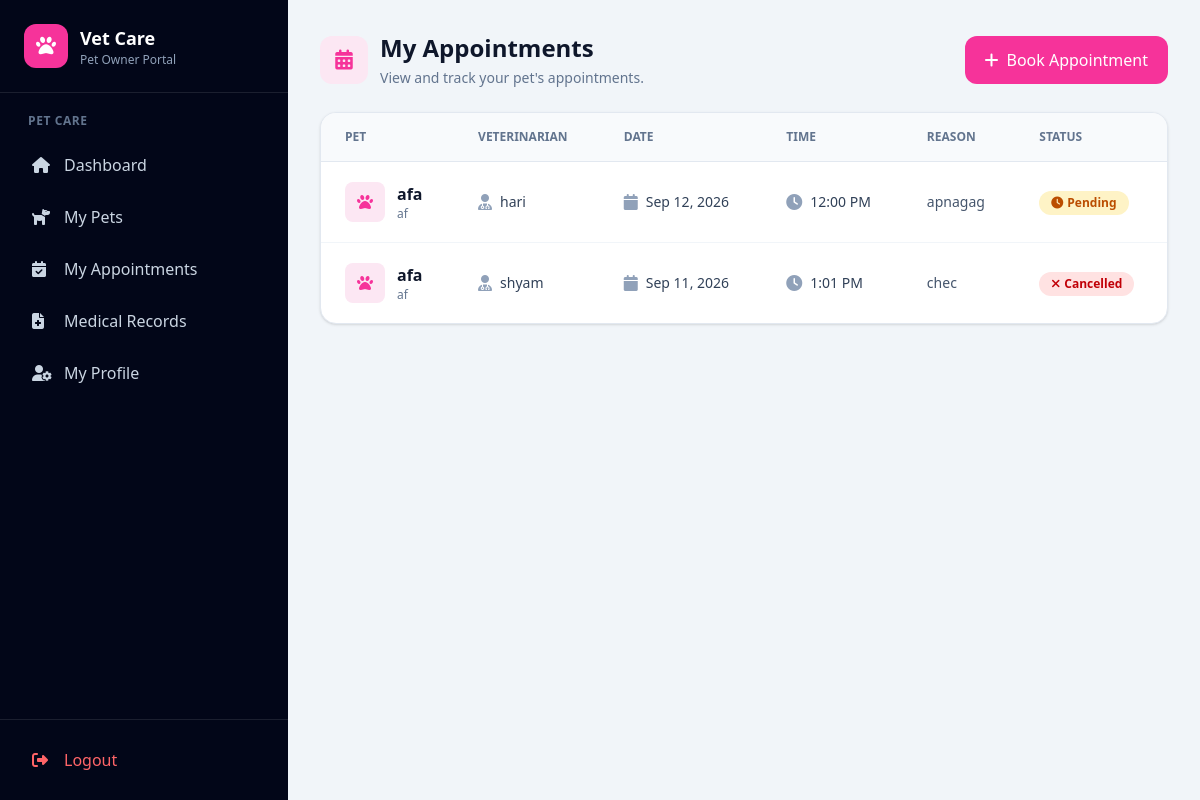
The app's page /appointments/appointments/ (signed in), older data.
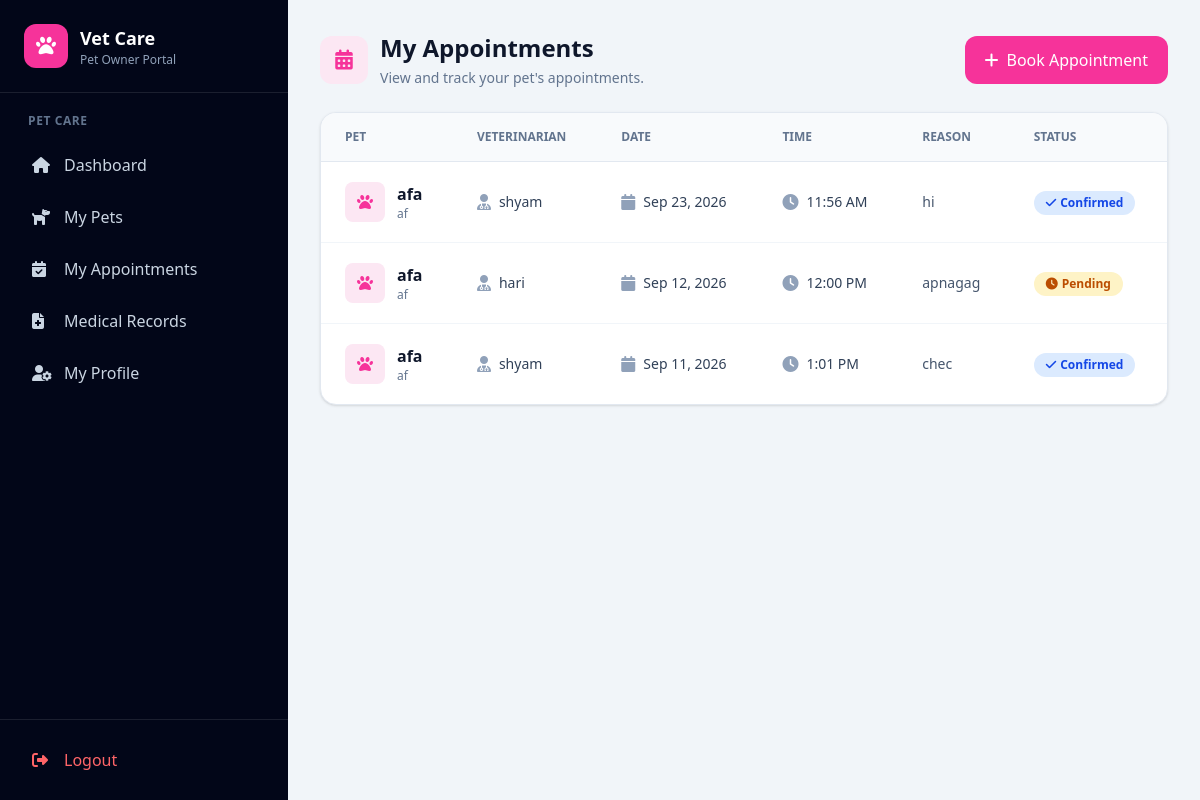
The same page, newer data.
### appointment/models.py (models this page shows, shortened)
class Appointment(models.Model):
    STATUS_CHOICES = (
        ("PENDING", "Pending"),
        ("CONFIRMED", "Confirmed"),
        ("COMPLETED", "Completed"),
        ("CANCELLED", "Cancelled"),
    )
    animal = models.ForeignKey(
        Animal,  # Updated model reference
        on_delete=models.CASCADE,
        related_name="appointments"
    )
    veterinarian = models.ForeignKey(
        User,
        on_delete=models.SET_NULL,
        null=True,
        blank=True,
        related_name="vet_appointments",
        limit_choices_to={"role": User.VETERINARIAN}
    )
    appointment_date = models.DateField()
    appointment_time = models.TimeField()
    reason = models.TextField()
    status = models.CharField(
        max_length=20,
        choices=STATUS_CHOICES,
        default="PENDING"
    )
    notes = models.TextField(
        blank=True,
        null=True
    )
    created_at = models.DateTimeField(
        auto_now_add=True
    )
    updated_at = models.DateTimeField(
        auto_now=True
    )

### animal/models.py (models this page shows, shortened)
class Animal(models.Model):
    owner = models.ForeignKey(
        User,
        on_delete=models.CASCADE,
        related_name="animals",
        null=True,
        blank=True
    )
    name = models.CharField(max_length=100)
    species = models.CharField(max_length=100)
    breed = models.CharField(
        max_length=100,
        blank=True,
        null=True
    )
    age = models.PositiveIntegerField(
        blank=True,
        null=True
    )
    created_at = models.DateTimeField(
        auto_now_add=True
    )

### account/models.py (models this page shows, shortened)
class User(AbstractUser):
    ADMIN = "ADMIN"
    VETERINARIAN = "VETERINARIAN"
    PET_OWNER = "PET_OWNER"
    ROLE_CHOICES = [
        (ADMIN, "Admin"),
        (VETERINARIAN, "Veterinarian"),
        (PET_OWNER, "Pet Owner"),
    ]
    role = models.CharField(
        max_length=20,
        choices=ROLE_CHOICES,
        default=PET_OWNER
    )
    phone = models.CharField(
        max_length=15,
        blank=True,
        null=True
    )
    address = models.TextField(
        blank=True,
        null=True
    )
    created_at = models.DateTimeField(
        auto_now_add=True
    )
    updated_at = models.DateTimeField(
        auto_now=True
    )

### appointment/views.py (the view)
@login_required
def owner_appointment_list(request):
    if request.user.role != User.PET_OWNER:
        messages.error(
            request,
            "You are not authorized to view appointments."
        )
        return redirect("dashboard")
    appointments = (
        Appointment.objects
        .filter(animal__owner=request.user)
        .select_related("animal", "veterinarian")
        .order_by(
            "-appointment_date",
            "-appointment_time"
        )
    )
    context = {
        "appointments": appointments,
    }
    return render(
        request,
        "appointment/owner_appointments.html",
        context
    )

### appointment/templates/appointment/owner_appointments.html (shortened to what the changed rows need)
{% extends "ownerbase.html" %}
{% block content %}
<div class="max-w-7xl mx-auto">
    <div class="flex flex-col sm:flex-row
                sm:items-center
                sm:justify-between
                gap-4 mb-6">
        <div>
            <div class="flex items-center gap-3">
                <div>
                    <h1 class="text-2xl font-bold text-slate-900">
                        My Appointments
                    </h1>
                </div>
            </div>
        </div>
    </div>
    {% if appointments %}
        <div class="hidden md:block
                    bg-white
                    rounded-2xl
                    border border-slate-200
                    shadow-sm
                    overflow-hidden">
            <div class="overflow-x-auto">
                <table class="w-full">
                    <thead class="bg-slate-50
                                  border-b border-slate-200">
                        <tr>
                            <th class="text-left
                                       px-6 py-4
                                       text-xs font-semibold
                                       text-slate-500
                                       uppercase">
                                Pet
                            </th>
                            <th class="text-left
                                       px-6 py-4
                                       text-xs font-semibold
                                       text-slate-500
                                       uppercase">
                                Veterinarian
                            </th>
                            <th class="text-left
                                       px-6 py-4
                                       text-xs font-semibold
                                       text-slate-500
                                       uppercase">
                                Date
                            </th>
                            <th class="text-left
                                       px-6 py-4
                                       text-xs font-semibold
                                       text-slate-500
                                       uppercase">
                                Time
                            </th>
                            <th class="text-left
                                       px-6 py-4
                                       text-xs font-semibold
                                       text-slate-500
                                       uppercase">
                                Reason
                            </th>
                            <th class="text-left
                                       px-6 py-4
                                       text-xs font-semibold
                                       text-slate-500
                                       uppercase">
                                Status
                            </th>
                        </tr>
                    </thead>
                    <tbody class="divide-y divide-slate-100">
                        {% for appointment in appointments %}
                            <tr class="hover:bg-slate-50">
                                <td class="px-6 py-5">
                                    <div class="flex items-center gap-3">
                                        <div class="w-10 h-10
                                                    rounded-lg
                                                    bg-pink-100
                                                    text-pink-500
                                                    flex items-center justify-center">
                                            <i class="fa-solid fa-paw"></i>
                                        </div>
                                        <div>
                                            <p class="font-semibold
                                                      text-slate-900">
                                                {{ appointment.animal.name }}
                                            </p>
                                            <p class="text-xs
                                                      text-slate-500">
                                                {{ appointment.animal.species }}
                                            </p>
                                        </div>
                                    </div>
                                </td>
                                <td class="px-6 py-5">
                                    {% if appointment.veterinarian %}
                                        <div class="flex items-center gap-2">
                                            <i class="fa-solid fa-user-doctor
                                                      text-slate-400"></i>
                                            <span class="text-sm
                                                         text-slate-700">
                                                {{ appointment.veterinarian.get_full_name|default:appointment.veterinarian.username }}
                                            </span>
                                        </div>
                                    {% else %}
                                        <span class="text-sm text-slate-400">
                                            Not assigned
                                        </span>
                                    {% endif %}
                                </td>
                                <td class="px-6 py-5">
                                    <div class="flex items-center gap-2">
                                        <i class="fa-solid fa-calendar
                                                  text-slate-400"></i>
                                        <span class="text-sm
                                                     text-slate-700">
                                            {{ appointment.appointment_date|date:"M d, Y" }}
                                        </span>
                                    </div>
                                </td>
                                <td class="px-6 py-5">
                                    <div class="flex items-center gap-2">
                                        <i class="fa-solid fa-clock
                                                  text-slate-400"></i>
                                        <span class="text-sm
                                                     text-slate-700">
                                            {{ appointment.appointment_time|time:"g:i A" }}
                                        </span>
                                    </div>
                                </td>
                                <td class="px-6 py-5 max-w-xs">
                                    <p class="text-sm
                                              text-slate-600
                                              truncate">
                                        {{ appointment.reason }}
                                    </p>
                                </td>
                                <td class="px-6 py-5">
                                    {% if appointment.status == "PENDING" %}
                                        <span class="inline-flex
                                                     items-center
                                                     px-3 py-1
                                                     rounded-full
                                                     text-xs font-semibold
                                                     bg-amber-100
                                                     text-amber-700">
                                            <i class="fa-solid fa-clock mr-1"></i>
                                            Pending
                                        </span>
                                    {% elif appointment.status == "CONFIRMED" %}
                                        <span class="inline-flex
                                                     items-center
                                                     px-3 py-1
                                                     rounded-full
                                                     text-xs font-semibold
                                                     bg-blue-100
                                                     text-blue-700">
                                            <i class="fa-solid fa-check mr-1"></i>
                                            Confirmed
                                        </span>
                                    {% elif appointment.status == "CANCELLED" %}
                                        <span class="inline-flex
                                                     items-center
                                                     px-3 py-1
                                                     rounded-full
                                                     text-xs font-semibold
                                                     bg-red-100
                                                     text-red-700">
                                            <i class="fa-solid fa-xmark mr-1"></i>
                                            Cancelled
                                        </span>
                                    {% endif %}
                                </td>
                            </tr>
                        {% endfor %}
                    </tbody>
                </table>
            </div>
        </div>
    {% endif %}
</div>
{% endblock %}

Row changes from the older to the newer data that the page shows:
added Appointment: animal.name "afa", animal.species "af", veterinarian.get_full_name "shyam", appointment_date "Sep 23, 2026", appointment_time "11:56 AM", reason "hi", status "CONFIRMED" (drawn)
changed Appointment "Sep 11, 2026": status "Cancelled" → "Confirmed"
